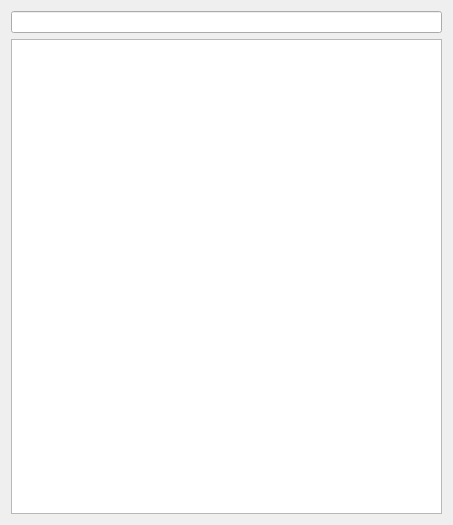
<?xml version="1.0" encoding="UTF-8"?>
<ui version="4.0">
 <class>SearchBarWidget</class>
 <widget class="QWidget" name="SearchBarWidget">
  <property name="geometry">
   <rect>
    <x>0</x>
    <y>0</y>
    <width>453</width>
    <height>525</height>
   </rect>
  </property>
  <property name="windowTitle">
   <string>SearchBarWidget</string>
  </property>
  <layout class="QVBoxLayout" name="verticalLayout">
   <item>
    <widget class="QLineEdit" name="searchLineEdit"/>
   </item>
   <item>
    <widget class="QListWidget" name="resultsListWidget">
     <property name="styleSheet">
      <string notr="true"/>
     </property>
     <property name="isWrapping" stdset="0">
      <bool>false</bool>
     </property>
     <property name="spacing">
      <number>4</number>
     </property>
     <property name="wordWrap">
      <bool>true</bool>
     </property>
    </widget>
   </item>
  </layout>
 </widget>
 <resources/>
 <connections/>
</ui>
